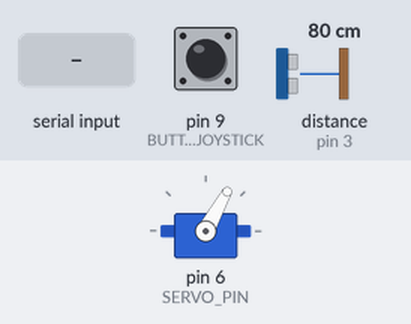
Bench run of a sketch on a simulated Arduino Uno, built with avr-gcc and run on an emulated ATmega328P. On the bench: servo. Wiring (inferred from the names in the program): ultrasonic range finder: trigger pin 2; echo pin 3. The test bench sets the inputs (shaded band); at power-on: distance to the obstacle (sensor on pin 3) 80 cm, pin 9 (BUTTON_JOYSTICK) HIGH. The echo pulse lasts 58.3 µs per cm; what the sketch prints to the serial monitor is not drawn.

Above: at 3.28 s.
3.3 s: "0\n" received over Serial
At 3.57 s:
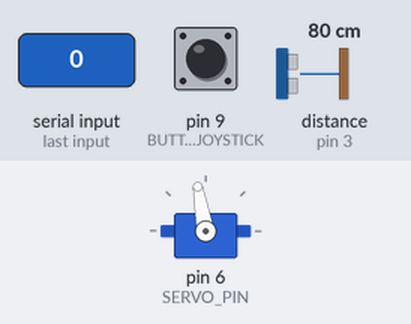
6.3 s: byte 49 ('1') received over Serial
At 6.55 s:
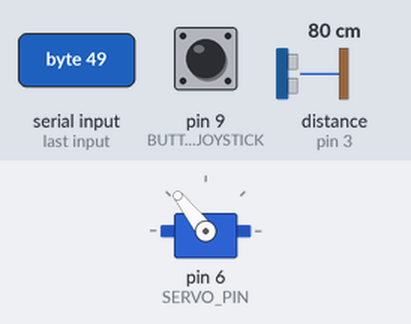
9.3 s: byte 50 ('2') received over Serial
At 9.53 s:
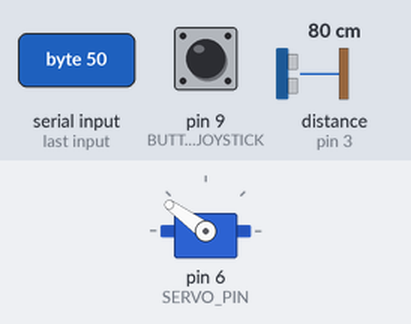
12.3 s: byte 51 ('3') received over Serial
15.3 s: byte 32 (' ') received over Serial
18.3 s: distance to the obstacle (sensor on pin 3) set to 2 cm
At 18.3 s:
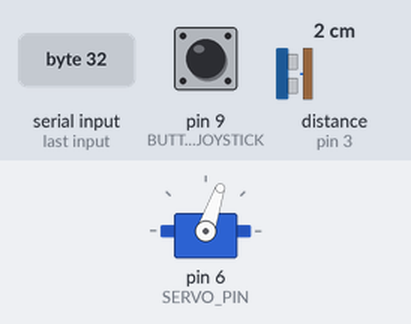
Timing chart, 0 to 20.8 s (numbered marks = the images above; inputs shaded):
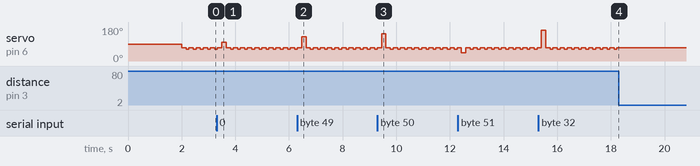

Measured:
- after the input at 18.3 s, servo on pin 6 (SERVO_PIN): stops changing and stays 71°
- by itself, servo on pin 6 (SERVO_PIN): repeats every 0.27 s: 71° 0.17 s, 61° 0.10 s

The sketch:

arduinoSensorAndBraille.ino
```cpp
#include <Servo.h>

#define TRIG_PIN 2   // Ultrasone sensor Trigger Pin
#define ECHO_PIN 3   // Ultrasone sensor Echo Pin
#define BUTTON_JOYSTICK 9
const int SERVO_PIN = 6;
int currentPos = 0;
Servo servo;
int pulseWidth = 1500;
int lastPulse = 1500;
int delaySwitch = 100;
int delayBasic = 500;
bool objectAvoidance = true;
bool objectLocate = false;


int readDistance(){
  int distance;
  digitalWrite(TRIG_PIN, LOW); // Set the trigger pin to low for 2uS
  delayMicroseconds(2);
  digitalWrite(TRIG_PIN, HIGH); // Send a 10uS high to trigger ranging
  delayMicroseconds(20);
  digitalWrite(TRIG_PIN, LOW); // Send pin low again
  distance = pulseIn(ECHO_PIN, HIGH)/58; // Read in times pulse
  //delay(50);// Wait 50mS before next ranging
  return distance;
}


void setup() {
  pinMode(TRIG_PIN, OUTPUT);
  pinMode(ECHO_PIN, INPUT);
  pinMode(BUTTON_JOYSTICK, INPUT_PULLUP); // Set pin 8 as input with internal pull-up resistor

  servo.attach(SERVO_PIN);
  currentPos = servo.readMicroseconds();
  Serial.begin(9600);
  Serial.println("Avoidance started");
  delay(2000); // Wacht op de seriële initialisatie
}

void loop() {
  float distance;


  if (objectAvoidance == true) {
    distance = readDistance();
    if (distance <= 100 and distance > 10 ) {
      //Serial.println(distance);

      if (distance <= 100 and distance > 50 ) {
        delaySwitch = int(distance)*2;
        pulseWidth = 1274; // 2
      }
      if (distance <= 50 and distance > 30 ) {
        delaySwitch = int(distance)*2;
        pulseWidth = 1274; // 1
      }
      if (distance <= 30 and distance > 10 ) {
        delaySwitch = int(distance)*2;
        pulseWidth = 1274; // 0
      }


      if (lastPulse == pulseWidth) {
        servo.writeMicroseconds(pulseWidth-100);
        delay(100);
      }

      servo.writeMicroseconds(pulseWidth);
      delay(delaySwitch);
      lastPulse = pulseWidth;

    }
  }


  if (Serial.available() > 0) {
    char c = Serial.read(); // Lees een karakter
    if (c != '\n' && c != '\r') {

      switch (c) {
        case '0':
          pulseWidth = 1574; // Minimale servo positie
          break;
        case '1':
          pulseWidth = 1864;
          break;
        case '2':
          pulseWidth = 2024;
          break;
        case '3':
          pulseWidth = 984;
          break;
        case '4':
          pulseWidth = 1354;
          break;
        case '5':
          pulseWidth = 1784;
          break;
        case '6':
          pulseWidth = 1474;
          break;
        case '7':
          pulseWidth = 1274;
          break;
        case '8':
          pulseWidth = 1164;
          break;
        case '9':
          pulseWidth = 1094;
          break;
        case ' ':
          pulseWidth = 2224;
          break;
        case ':':
          pulseWidth = 1700;
          break;
        case '-':
          pulseWidth = 1684;
          break;
        case 'M':
          currentPos = servo.readMicroseconds();
          pulseWidth = currentPos + 10;
          break;
        case 'P':
          currentPos = servo.readMicroseconds();
          pulseWidth = currentPos - 10;
          break;
        case 'O': // Obstackle
          if (delaySwitch == 500 ) {
            delaySwitch = 100;
            objectAvoidance = true;
          } else {
            delaySwitch = 500;
            objectAvoidance = false;
          }
          pulseWidth = 1274;
          break;
        case 'L': // Obstackle
          if (objectLocate == false ) {
            delaySwitch = 10;
            objectLocate = true;
          } else {
            delaySwitch = 500;
            objectLocate = false;
          }
          pulseWidth = 1274;
          break;
        default:
          pulseWidth = 1500; // Neutrale positie
          break;
      }

      if (lastPulse == pulseWidth) {
        //servo.writeMicroseconds(pulseWidth-100);
        //delay(100);
      }
      lastPulse = pulseWidth;
      /*
      Serial.print(pulseWidth);
      Serial.print(":");
      Serial.println(delaySwitch);
      */
      servo.writeMicroseconds(pulseWidth);
      delay(delaySwitch);
    }
  }

    int buttonState = digitalRead(BUTTON_JOYSTICK); // Read button state (0 = pressed, 1 = not pressed)
    if (objectLocate == true) {
      int yValue = analogRead(A0); // Read X-axis value
      int xValue = analogRead(A1); // Read Y-axis value
      // Print JSON output
      Serial.print("{\"X\":");
      Serial.print(xValue);
      Serial.print(",\"Y\":");
      Serial.print(yValue);
      Serial.print(",\"Button\":");
      Serial.print(buttonState);
      Serial.println("}");
      delay(200);
    }


}
```
